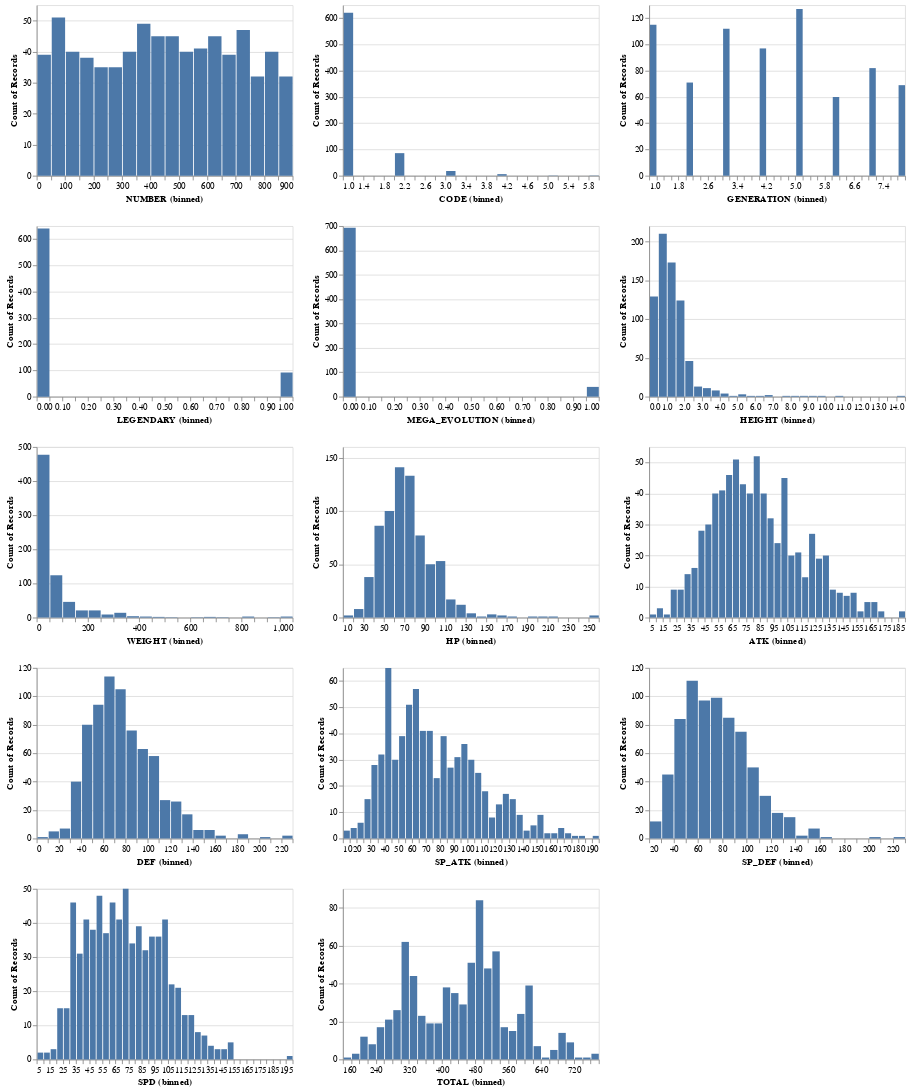

Notebook code cell kept with this figure:
### Markdown cell above
#### a. Distributions of numerical columns

### Code cell
alt.Chart(train_df).mark_bar().encode(
     alt.X(alt.repeat(), type='quantitative', bin=alt.Bin(maxbins=40)),
     y='count()',
).properties(
    width=300,
    height=200
).repeat(
    ['NUMBER','CODE','GENERATION','LEGENDARY','MEGA_EVOLUTION', 'HEIGHT', 'WEIGHT','HP','ATK','DEF','SP_ATK','SP_DEF','SPD','TOTAL'], columns=3
)

### Figure 1 — Vega-Lite specification as saved in the notebook (floating-point values rounded to 4 significant figures; data arrays with more than 128 entries replaced by an {"elided": "..."} marker saying what was removed)
{"config": {"view": {"continuousWidth": 400, "continuousHeight": 300}}, "repeat": ["NUMBER", "CODE", "GENERATION", "LEGENDARY", "MEGA_EVOLUTION", "HEIGHT", "WEIGHT", "HP", "ATK", "DEF", "SP_ATK", "SP_DEF", "SPD", "TOTAL"], "spec": {"data": {"name": "data-b06a6705736e3674a9b25cc3ba80dd67"}, "mark": "bar", "encoding": {"x": {"bin": {"maxbins": 40}, "field": {"repeat": "repeat"}, "type": "quantitative"}, "y": {"aggregate": "count", "type": "quantitative"}}, "height": 200, "width": 300}, "columns": 3, "$schema": "https://vega.github.io/schema/vega-lite/v4.17.0.json", "datasets": {"data-b06a6705736e3674a9b25cc3ba80dd67": {"elided": "733 records"}}}
